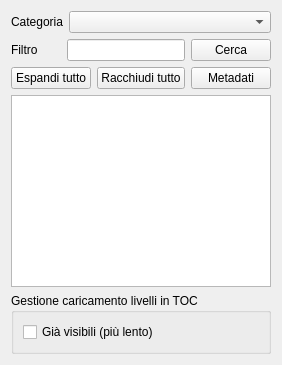
        <widget class="QWidget" name="tabRaster">
         <attribute name="title">
          <string>Raster</string>
         </attribute>
         <layout class="QVBoxLayout" name="verticalLayout_9">
          <item>
           <layout class="QHBoxLayout" name="horizontalLayout_64">
            <item>
             <widget class="QLabel" name="label_36">
              <property name="sizePolicy">
               <sizepolicy hsizetype="Fixed" vsizetype="Preferred">
                <horstretch>0</horstretch>
                <verstretch>0</verstretch>
               </sizepolicy>
              </property>
              <property name="minimumSize">
               <size>
                <width>50</width>
                <height>0</height>
               </size>
              </property>
              <property name="text">
               <string>Categoria</string>
              </property>
             </widget>
            </item>
            <item>
             <widget class="QComboBox" name="raster_cboCategory"/>
            </item>
           </layout>
          </item>
          <item>
           <layout class="QHBoxLayout" name="horizontalLayout_65">
            <item>
             <widget class="QLabel" name="label_37">
              <property name="sizePolicy">
               <sizepolicy hsizetype="Fixed" vsizetype="Preferred">
                <horstretch>0</horstretch>
                <verstretch>0</verstretch>
               </sizepolicy>
              </property>
              <property name="minimumSize">
               <size>
                <width>50</width>
                <height>0</height>
               </size>
              </property>
              <property name="text">
               <string>Filtro</string>
              </property>
             </widget>
            </item>
            <item>
             <widget class="QLineEdit" name="raster_txFiltro"/>
            </item>
            <item>
             <widget class="QPushButton" name="raster_btCerca">
              <property name="text">
               <string>Cerca</string>
              </property>
              <property name="autoDefault">
               <bool>false</bool>
              </property>
             </widget>
            </item>
           </layout>
          </item>
          <item>
           <layout class="QHBoxLayout" name="horizontalLayout_66">
            <item>
             <widget class="QPushButton" name="raster_btApriAlbero">
              <property name="text">
               <string>Espandi tutto</string>
              </property>
             </widget>
            </item>
            <item>
             <widget class="QPushButton" name="raster_btChiudiAlbero">
              <property name="text">
               <string>Racchiudi tutto</string>
              </property>
             </widget>
            </item>
            <item>
             <widget class="QPushButton" name="raster_btMetadati">
              <property name="text">
               <string>Metadati</string>
              </property>
             </widget>
            </item>
           </layout>
          </item>
          <item>
           <widget class="QTreeWidget" name="raster_treeWidget">
            <property name="headerHidden">
             <bool>true</bool>
            </property>
            <column>
             <property name="text">
              <string notr="true">1</string>
             </property>
            </column>
           </widget>
          </item>
          <item>
           <widget class="QGroupBox" name="groupBox_9">
            <property name="sizePolicy">
             <sizepolicy hsizetype="Preferred" vsizetype="Fixed">
              <horstretch>0</horstretch>
              <verstretch>0</verstretch>
             </sizepolicy>
            </property>
            <property name="minimumSize">
             <size>
              <width>0</width>
              <height>50</height>
             </size>
            </property>
            <property name="title">
             <string>Gestione caricamento livelli in TOC</string>
            </property>
            <layout class="QVBoxLayout" name="verticalLayout_18">
             <item>
              <layout class="QHBoxLayout" name="horizontalLayout_67">
               <item>
                <widget class="QCheckBox" name="raster_ckLayerAbilitati">
                 <property name="sizePolicy">
                  <sizepolicy hsizetype="Expanding" vsizetype="Fixed">
                   <horstretch>0</horstretch>
                   <verstretch>0</verstretch>
                  </sizepolicy>
                 </property>
                 <property name="minimumSize">
                  <size>
                   <width>110</width>
                   <height>0</height>
                  </size>
                 </property>
                 <property name="text">
                  <string>Già visibili (più lento)</string>
                 </property>
                 <property name="checked">
                  <bool>false</bool>
                 </property>
                </widget>
               </item>
              </layout>
             </item>
            </layout>
            <zorder></zorder>
           </widget>
          </item>
         </layout>
        </widget>
